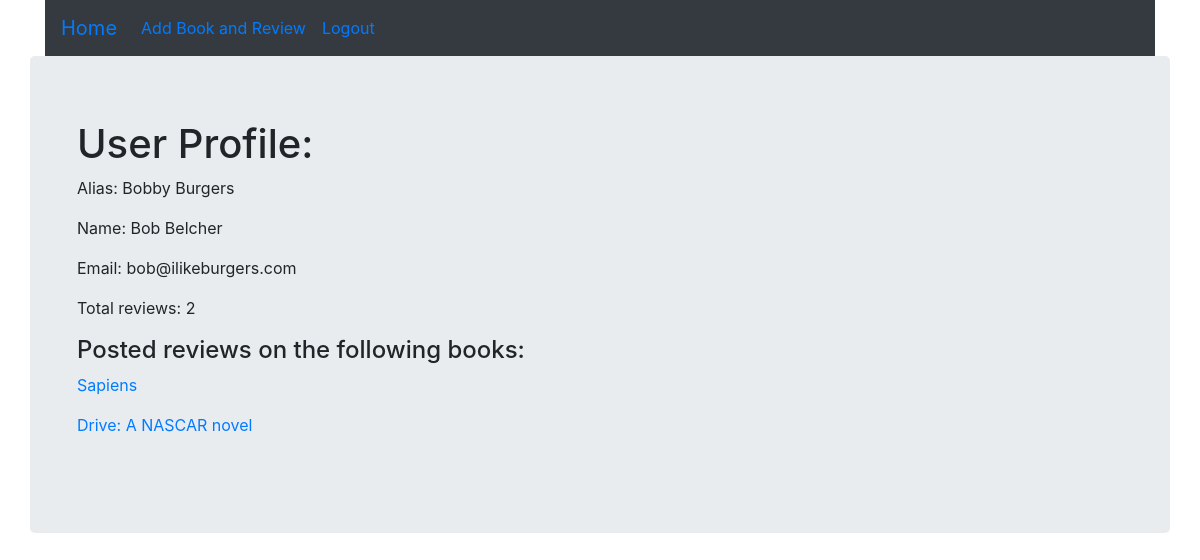
The page /users/1 (signed in) on the database its author committed.
### dojoReadsApp/models.py (models this page shows)
class User(models.Model):
    name = models.CharField(max_length=255)
    alias = models.CharField(max_length=255)
    email = models.CharField(max_length=255)
    password = models.CharField(max_length=255, null = True)
    created_at = models.DateTimeField(auto_now_add=True)
    updated_at = models.DateTimeField(auto_now=True)
    objects = userManager()

class Review(models.Model):
    review = models.TextField()
    rating = models.IntegerField()
    user = models.ForeignKey(User, related_name="reviews", on_delete = models.CASCADE)
    book = models.ForeignKey(Book, related_name="reviews", on_delete = models.CASCADE)
    created_at = models.DateTimeField(auto_now_add=True)
    updated_at = models.DateTimeField(auto_now=True)

class Book(models.Model):
    title = models.CharField(max_length=255)
    author = models.CharField(max_length=255)
    created_at = models.DateTimeField(auto_now_add=True)
    updated_at = models.DateTimeField(auto_now=True)

### dojoReadsApp/views.py (the view)
# urls.py: path('users/<int:userID>', views.userPage),
def userPage(request, userID):
    if 'userID' in request.session:
        context = {
            'user' : User.objects.get(id=userID),
            'reviews' : Review.objects.filter(user=User.objects.get(id=userID))
        }
        return render(request, 'userPage.html', context)
    return redirect ('/')

### dojoReadsApp/templates/userPage.html (shortened to what this page needs)
<!DOCTYPE html>
<html lang="en">
<head>
    <link rel="stylesheet" href="https://stackpath.bootstrapcdn.com/bootstrap/4.3.1/css/bootstrap.min.css"></head>
<body>
    <div class="container">
        <div class="navbar navbar-expand bg-dark">
            <ul class="navbar-nav">
                <li class="nav-item active">
                    <a class="navbar-brand" href="/books">Home</a>
                </li>
                <li class="nav-item">
                    <a class="nav-link active" href="/books/add">Add Book and Review</a>
                </li>
                <li class="nav-item">
                    <a class="nav-link active" href="/logout">Logout</a>
                </li>
            </ul>
        </div>
        <div class="jumbotron row">
            <div class="form-group col">
                <h1>User Profile:</h1>
                <p>Alias: {{user.alias}}</p>
                <p>Name: {{user.name}}</p>
                <p>Email: {{user.email}}</p>
                <p>Total reviews: {{user.reviews.count}}</p>
                <h4>Posted reviews on the following books:</h4>
                    {% for review in reviews %}
                        <p><a href="/books/{{review.book.id}}">{{review.book.title}}</a></p>
                    {% endfor %}
            </div>
        </div>
    </div>
</body>
</html>

### rows shown on the page
User: alias "Bobby Burgers", name "Bob Belcher", email "bob@ilikeburgers.com", reviews.count "2"
Review: book "Sapiens"
Review: book "Drive: A NASCAR novel"
